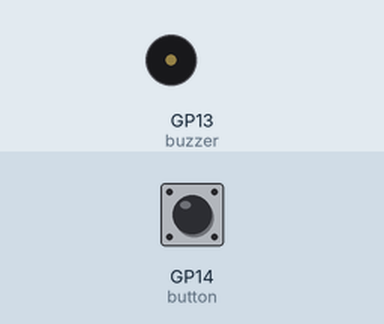
A program run on a simulated Raspberry Pi Pico running MicroPython. Shown: buzzer (waves = sounding). The test bench sets the inputs (shaded band); at power-on: GP14 (button) HIGH.

Above: at 1.2 s.
1.3 s: GP14 (button) pulled LOW for 0.15 s
At 4.0 s:
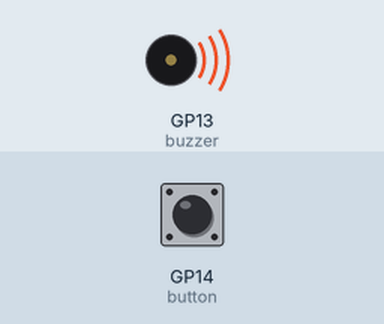
4.4 s: GP14 (button) pulled LOW for 1 s
At 7.8 s:
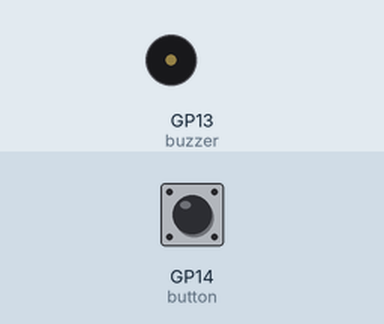
8.4 s: GP14 (button) pulled LOW for 3.2 s
At 10.9 s:
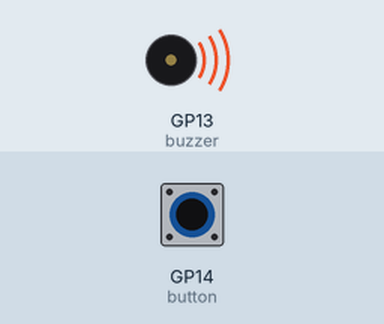
Timing chart, 0 to 16.0 s (numbered marks = the images above; inputs shaded):
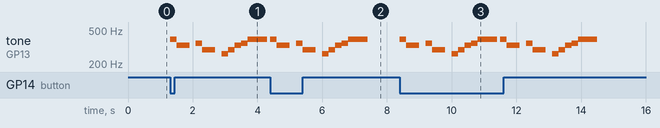

Measured:
- after the input at 1.3 s, tone on GP13 (buzzer): plays 392 Hz for 0.20 s, 330 Hz for 0.40 s, 349 Hz for 0.20 s, 294 Hz for 0.40 s, 262 Hz for 0.20 s, 294 Hz for 0.20 s … (9 notes in this stretch), starting at once
- after the input at 4.4 s, tone on GP13 (buzzer): plays 392 Hz for 0.20 s, 330 Hz for 0.40 s, 349 Hz for 0.20 s, 294 Hz for 0.40 s, 262 Hz for 0.20 s, 294 Hz for 0.20 s … (9 notes in this stretch), starting at once
- after the input at 8.4 s, tone on GP13 (buzzer): plays 392 Hz for 0.20 s, 330 Hz for 0.40 s, 349 Hz for 0.20 s, 294 Hz for 0.40 s, 262 Hz for 0.20 s, 294 Hz for 0.20 s … (18 notes in this stretch), starting at once

The program:

Lab14_bee.py
```python
from machine import PWM,Pin
import time

# 建立 Pin 物件, 並啟用上拉電阻, 並命名為 button
button = Pin(14,Pin.IN,Pin.PULL_UP)

# 建立 PWM 物件, 並命名為 buzzer
buzzer = PWM(Pin(13))

# 小蜜蜂
# |So Mi Mi -|Fa Re Re -| Do Re Mi Fa So So So -|
notes = [392 ,330 ,330 ,0 ,
         349 ,294 ,294 ,0 ,
         262 ,294 ,330 ,349 ,392 ,392 ,392]

while True:
    # 當按下按鈕時, 發出音樂
    if button.value() == 0:
        for note in notes:
            if note == 0:                     # 設為 0 時不發音
                buzzer.duty_u16(0)            # 設定音量為 0
            else:                             # 否則
                buzzer.freq(note)             # 設定聲音頻率
                buzzer.duty_u16(2**15)        # 設定音量為 2**15
            time.sleep(0.2)                   # 聲音持續 0.2 秒
        buzzer.duty_u16(0)                    # 停止發聲
        time.sleep(0.1)                       # 持續停止發聲 0.1 秒
```
